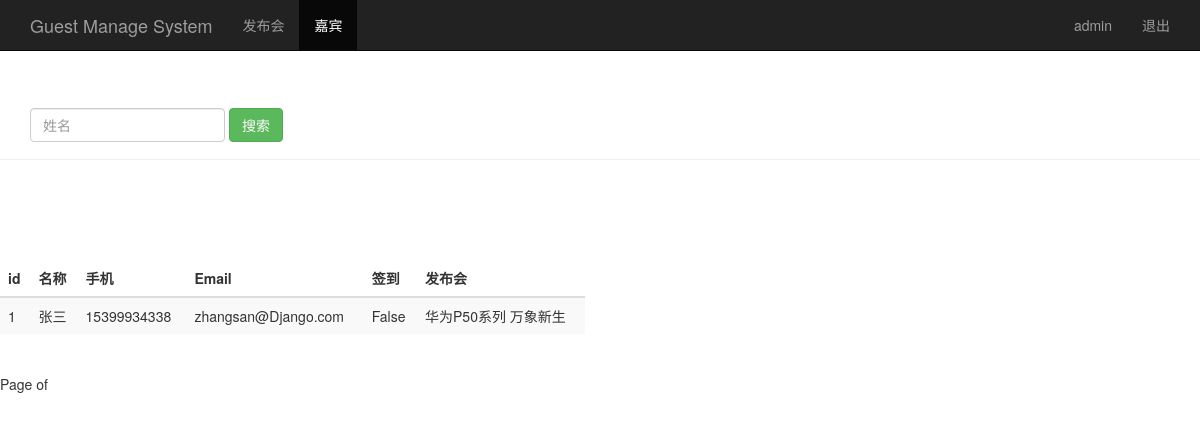
/search_realname/ (signed in), run on the app's committed database.
### sign/models.py (models this page shows, shortened)
class Guest(models.Model):
    event = models.ForeignKey(Event,on_delete=models.SET_NULL,blank=True,null=True)                 #关联发布会id
    realname = models.CharField(max_length=64)                                               #姓名
    phone = models.CharField(max_length=16)                                                  #手机号
    email = models.EmailField()                                                              #邮箱
    sign = models.BooleanField()                                                             #签到状态
    create_time = models.DateTimeField(auto_now=True)                                        #创建时间（自动获取当前时间）
    class Meta:
        unique_together = ('event','phone')

class Event(models.Model):
    name = models.CharField(max_length=100)                         #发布会标题
    limit = models.IntegerField()                                   #参加人数
    status = models.BooleanField()                                  #状态
    address = models.CharField(max_length=200)                      #地址
    start_time = models.DateTimeField('events time')                #发布会时间
    create_time = models.DateTimeField(auto_now=True)               #创建时间（自动获取当前时间）
    def __str__(self):
        return self.name

### sign/views.py (the view)
# urls.py: path('search_realname/',views.search_realname),
@login_required
def search_realname(request):
    realname = request.session.get('user','')
    search_realname = request.GET.get('realname','')
    guest_list = Guest.objects.filter(realname__contains=search_realname)
    return render(request,'guest_namage.html',{'user':realname,'guests':guest_list})

### templates/guest_namage.html (shortened to what this page needs)
<!DOCTYPE html>
<html lang="zh-CN">
<head>
    {% load bootstrap3 %}
    {% bootstrap_css %}
</head>
<body>
    <nav class="navbar navbar-inverse navbar-fixed-top">
        <div class="container">
            <div class="navbar-header">
                <a class="navbar-brand" href="/event_manage/">Guest Manage System</a>
            </div>
            <div id="navbar" class="collapse navbar-collapse">
                 <ul class="nav navbar-nav">
                     <li><a href="/event_manage/">发布会</a></li>
                    <li class="active"><a href="#">嘉宾</a></li>
                 </ul>
                <ul class="nav navbar-nav navbar-right">
                    <li><a href="#">{{ user }}</a></li>
                    <li><a href="/logout/">退出</a></li>
                </ul>
            </div>
        </div>
    </nav>
    <div class="page-header" style="padding-top: 60px;">
        <div id="navbar" class="navbar-collapse collapse">
            <form class="navbar-form" method="get" action="/search_realname/">
                <div class="form-group">
                    <input name="realname" type="text" placeholder="姓名" class="form-control">
                </div>
                <button type="submit" class="btn btn-success">搜索</button>
            </form>
        </div>
    </div>
    <div class="row" style="padding-top: 80px;">
        <div class="col-md-6">
            <table class="table table-striped">
                <thead>
                <tr>
                    <th>id</th><th>名称</th><th>手机</th><th>Email</th><th>签到</th>
                    <th>发布会</th>
                </tr>
                </thead>
                <tbody>
                {% for guest in guests %}
                <tr>
                    <td>{{ guest.id }}</td>
                    <td>{{ guest.realname }}</td>
                    <td>{{ guest.phone }}</td>
                    <td>{{ guest.email }}</td>
                    <td>{{ guest.sign }}</td>
                    <td>{{ guest.event }}</td>
                </tr>
                {% endfor %}
                </tbody>
            </table>
        </div>
    </div>
    <div class="pagination">
        <span class="step-links">
        <span class="current">
            Page {{ guests.number }} of {{ guests.paginator.num_pages }}
        </span>
        </span>
    </div>
</body>
</html>

### data on the page
Guest: id "1", realname "张三", phone "15399934338", email "zhangsan@Django.com", sign "False", event "华为P50系列 万象新生"

### other printed values
{{ user }} "admin"
